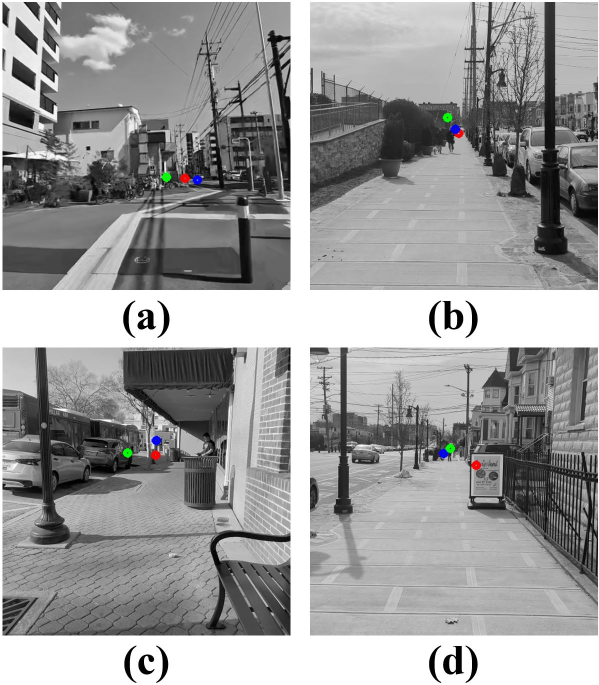
#> input picture Motion Analysis/data.jpg, 1198 x 1369 px, given in place of The Wildest POV Videos From 2021.mp4, which was not available (shown at 1/2 size)
$ python optical_vfx.py
#> lines starting #> are read from the running program, lines starting #| are printed output that depends on the picture; pictures that were not available may be replaced by others from this repository, and a replacement may not be noted
# -*- coding: utf-8 -*-
"""
Created on Sat Nov 23 16:44:10 2024

@author: MaxGr
"""

import os
os.environ["KMP_DUPLICATE_LIB_OK"]="TRUE"
TORCH_CUDA_ARCH_LIST="8.6"

import cv2
import numpy as np
from collections import deque

# video_path = "dataset/JP_10.MOV"  # Replace with your video path
# video_path = 'Videos/Bruno Mars - Treasure (Official Music Video).mp4'
# video_path = 'Videos/Tokyo Japan - Shinjuku Summer Night Walk 2024 • 4K HDR.mp4'
video_path = 'Videos/The Wildest POV Videos From 2021.mp4'

# Take first frame and find corners in it
cap = cv2.VideoCapture(video_path)
ret, frame1 = cap.read()
#> frame1 is the input picture: shape (1369, 1198, 3); mean B, G, R 154.3, 154.3, 154.2
gray1 = cv2.cvtColor(frame1, cv2.COLOR_BGR2GRAY)
img_height, img_width = gray1.shape
#> img_height = 1369; img_width = 1198


# Parameters for ShiTomasi corner detection
feature_params = dict(maxCorners=1000, qualityLevel=0.1, minDistance=7, blockSize=7)
# Parameters for Lucas-Kanade optical flow
lk_params = dict(winSize=(15, 15), maxLevel=2, criteria=(cv2.TERM_CRITERIA_EPS | cv2.TERM_CRITERIA_COUNT, 10, 0.03))


# Create a mask image for drawing purposes
mask = np.zeros_like(frame1)
keypoints_list = deque()

scale = 1.0

frame_id = 0
while cap.isOpened():
    ret, frame2 = cap.read()
    print(frame_id)
    frame_id += 1
    if not ret: break
    # if frame_id % 5 in [1,2,3,4]: continue

    gray2 = cv2.cvtColor(frame2, cv2.COLOR_BGR2GRAY)
    mask.fill(0)
#> mask: shape (1369, 1198, 3); every value is 0

    # Calculate optical flow
    p1 = cv2.goodFeaturesToTrack(gray1, mask=None, **feature_params)
#> p1 = 637 rows, first 8: [898, 604], [921, 1294], [287, 625], [293, 1314], [7, 310], [903, 621], [309, 653], [295, 654]
    p2, st, err = cv2.calcOpticalFlowPyrLK(gray1, gray2, p1, None, **lk_params)
#> p2 has the same summary as p1; st = 637 values from 1 to 1; err = 637 values from 0 to 0

    # if p1 is None: continue

    # Select good points
    num_keypoints = 1000
    good_new = p2[st == 1][:num_keypoints]
#> good_new = 637 pairs, first value 7 to 1193, second value 6 to 1363
    good_old = p1[st == 1][:num_keypoints]
#> good_old has the same summary as good_new
    magnitude = err[st == 1][:num_keypoints]
#> magnitude = 637 values from 0 to 0

    # Draw the tracks
    for i, (new, old, mag) in enumerate(zip(good_new, good_old, magnitude)):
        a, b = new.ravel().astype(int)
        c, d = old.ravel().astype(int)
        cv2.circle(mask, (a, b), 5, (0, 0, 255), -1)
        # cv2.circle(mask, (a, b), 3, (0, 255, 0), -1)
        cv2.line(mask, (a, b), (c, d), (0, 255, 0), 2)

        keypoints_list.append([a,b,c,d])
        if len(keypoints_list) % 1000 == 0:
            keypoints_list.popleft()
#> this loop made 637 passes
#> (a, b, c, d) on passes 1 to 3: (898, 604, 898, 604), (921, 1294, 921, 1294), (287, 625, 287, 625)
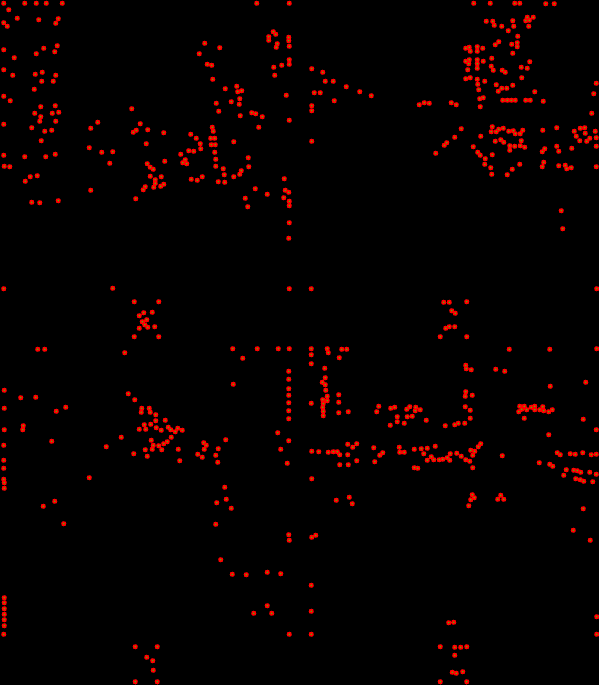
#> mask: shape (1369, 1198, 3) (shown at 1/2 size); mean of channels 0, 1, 2 0, 0.5, 7.3; drawn as B, G, R

    for points in keypoints_list:
        a,b,c,d = points
        # cv2.circle(mask, (c, d), 1, (0, 255, 0), -1)
        # cv2.line(mask, (a, b), (c, d), (0, 255, 0), 2)

    img = cv2.add(frame2, mask)
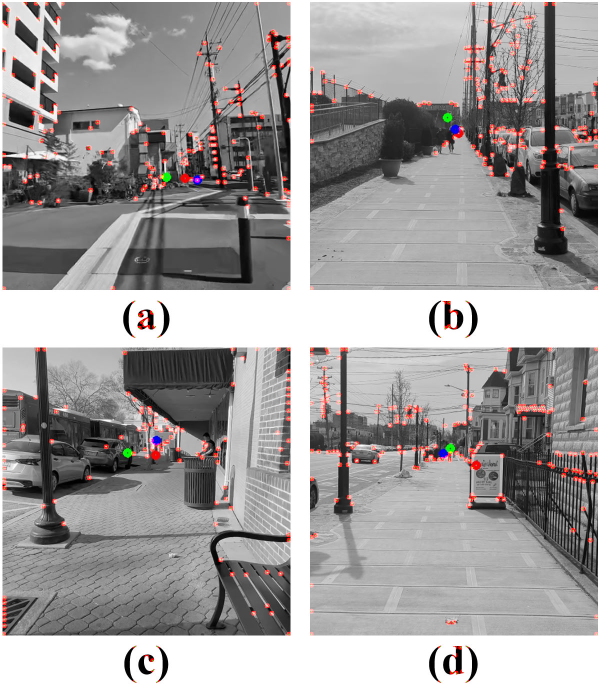
#> img: shape (1369, 1198, 3) (shown at 1/2 size); mean B, G, R 154.3, 154.5, 158
    img = cv2.resize(img, None, fx=scale, fy=scale, interpolation=cv2.INTER_AREA)

    # cv2.putText(img,f'{frame_id}',(10,30), cv2.FONT_HERSHEY_SIMPLEX, 1, text_color[mark_danger], 2, cv2.LINE_AA)
    cv2.imshow('Sparse Optical Flow', img)

    if cv2.waitKey(15) & 0xFF == ord('q'):
#> (key q is pressed here)
        break

    # Now update the previous frame and previous points
    gray1 = gray2

cap.release()
cv2.destroyAllWindows()

$ run again, on Motion Analysis/JP_1.MOV_2024-04-07_18-17-28 - frame at 0m10s.jpg
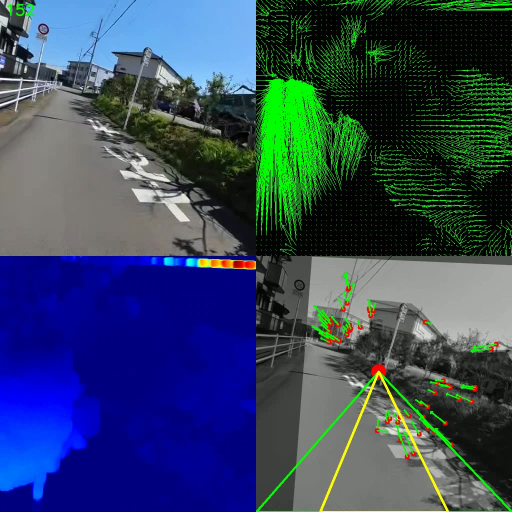
#> input picture Motion Analysis/JP_1.MOV_2024-04-07_18-17-28 - frame at 0m10s.jpg, 1024 x 1024 px, given in place of The Wildest POV Videos From 2021.mp4, which was not available (shown at 1/2 size)
#> frame1 is the input picture: shape (1024, 1024, 3); mean B, G, R 94.7, 69.9, 52.2
#> p1 = 1000 rows, first 8: [514, 178], [752, 318], [1013, 277], [29, 91], [514, 150], [514, 160], [509, 536], [165, 176]
#> p2 has the same summary as p1; st = 1000 values from 1 to 1; err = 1000 values from 0 to 0
#> good_new = 1000 pairs, first value 1 to 1022, second value 1 to 1022
#> good_old has the same summary as good_new
#> magnitude = 1000 values from 0 to 0
#> the loop `for i, (new, old, mag) in enumerate(zip(good_new, good_old, magnitude)):` made 1000 passes
#> (a, b, c, d) on passes 1 to 3: (514, 178, 514, 178), (752, 318, 752, 318), (1013, 277, 1013, 277)
#> after the loop `for i, (new, old, mag) in enumerate(zip(good_new, good_old, magnitude)):`:
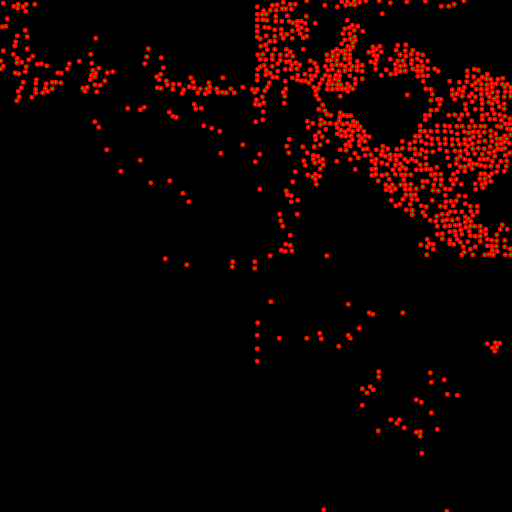
#> mask: shape (1024, 1024, 3) (shown at 1/2 size); mean of channels 0, 1, 2 0, 1.2, 17.8; drawn as B, G, R
#> the loop `for points in keypoints_list:` made 999 passes
#> (a, b, c, d) on passes 1 to 3: (752, 318, 752, 318), (1013, 277, 1013, 277), (29, 91, 29, 91)
#> `img = cv2.add(frame2, mask)`:
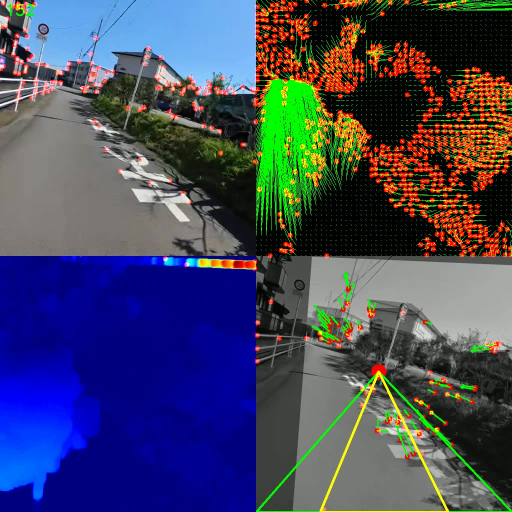
#> img: shape (1024, 1024, 3) (shown at 1/2 size); mean B, G, R 94.7, 70.6, 67.4

$ run again, on Motion Analysis/manhole_1.jpg
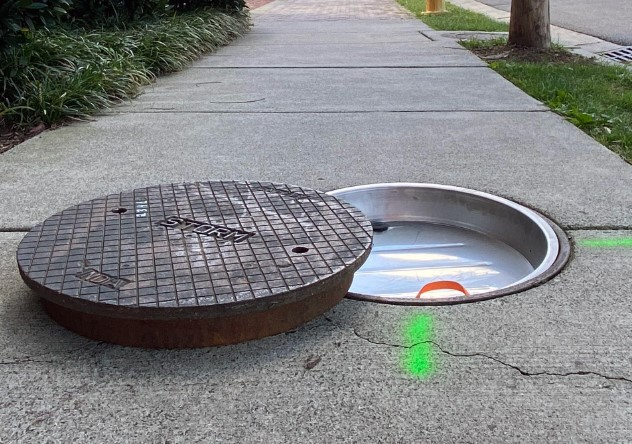
#> input picture Motion Analysis/manhole_1.jpg, 632 x 444 px, given in place of The Wildest POV Videos From 2021.mp4, which was not available
#> frame1 is the input picture: shape (444, 632, 3); mean B, G, R 131, 130.6, 128.7
#> p1 = 611 rows, first 8: [217, 232], [350, 289], [370, 227], [364, 248], [247, 203], [506, 34], [183, 233], [166, 229]
#> p2 has the same summary as p1; st = 611 values from 1 to 1; err = 611 values from 0 to 0
#> good_new = 611 pairs, first value 1 to 626, second value 5 to 442
#> good_old has the same summary as good_new
#> magnitude = 611 values from 0 to 0
#> the loop `for i, (new, old, mag) in enumerate(zip(good_new, good_old, magnitude)):` made 611 passes
#> (a, b, c, d) on passes 1 to 3: (217, 232, 217, 232), (350, 289, 350, 289), (370, 227, 370, 227)
#> after the loop `for i, (new, old, mag) in enumerate(zip(good_new, good_old, magnitude)):`:
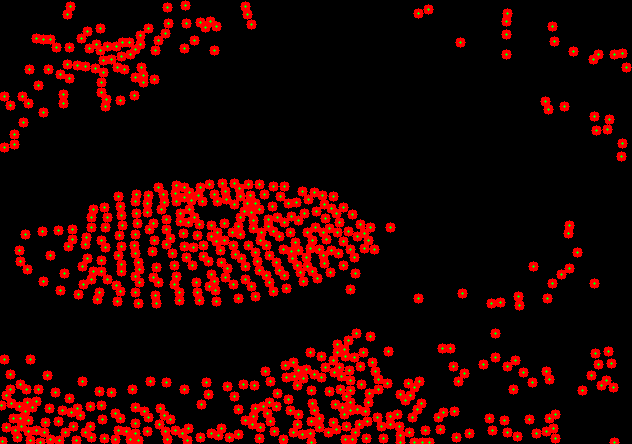
#> mask: shape (444, 632, 3); mean of channels 0, 1, 2 0, 2.8, 39.6; drawn as B, G, R
#> the loop `for points in keypoints_list:` made 611 passes
#> `img = cv2.add(frame2, mask)`:
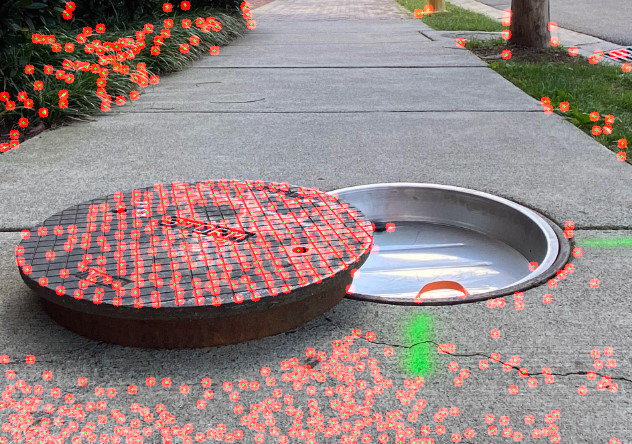
#> img: shape (444, 632, 3); mean B, G, R 131, 132, 149.3
